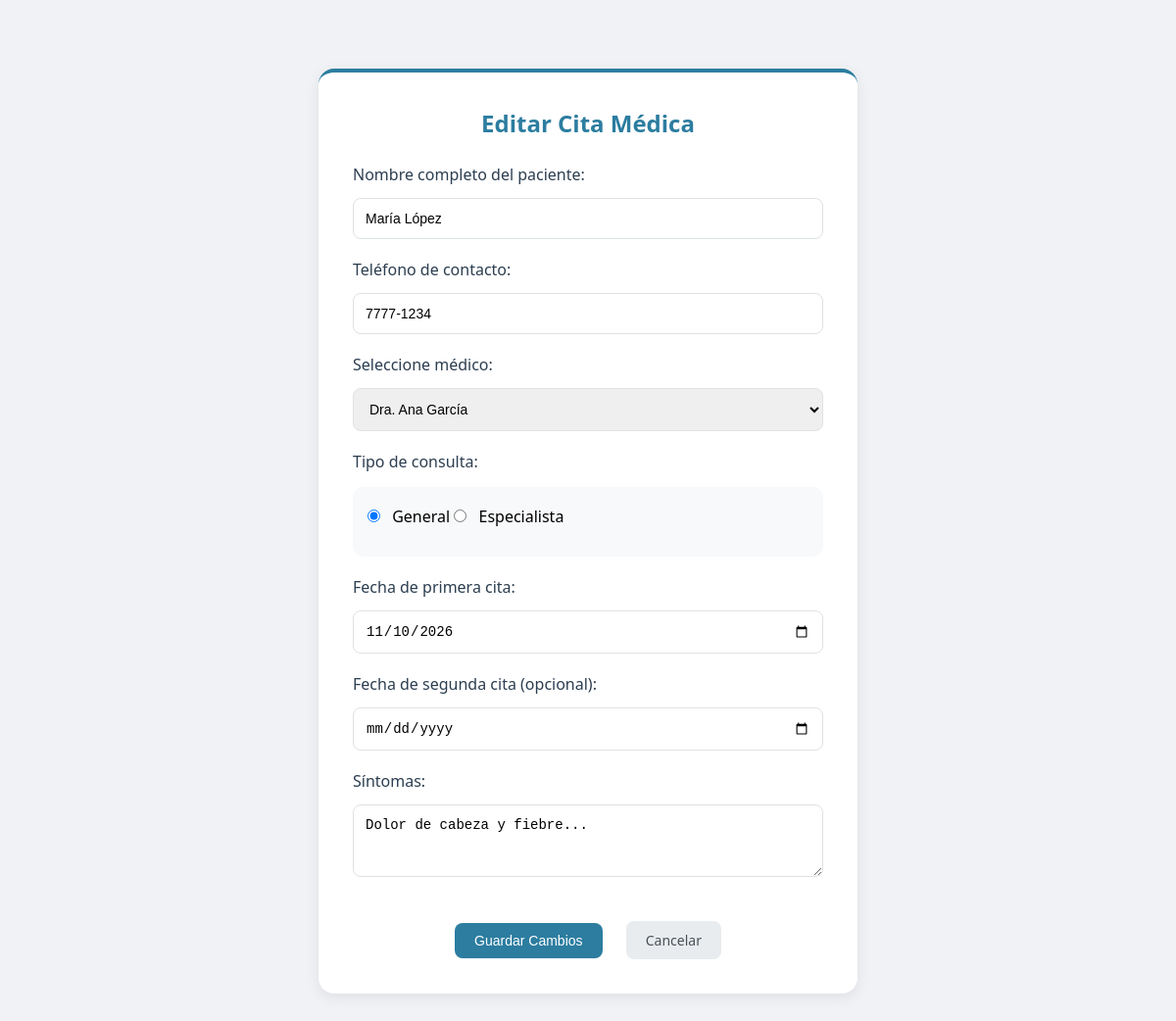
/edit_cita.php?id=1 (signed in), run on the app's committed database.
### tables this page shows
CREATE TABLE `citas_medicas` (
  `id` int(11) NOT NULL,
  `paciente_nombre` varchar(60) NOT NULL,
  `telefono` varchar(9) NOT NULL,
  `medico` varchar(50) NOT NULL,
  `tipo_consulta` varchar(20) NOT NULL,
  `fecha_cita` date NOT NULL,
  `fecha_segunda_cita` date DEFAULT NULL,
  `sintomas` text DEFAULT NULL,
  `fecha_registro` timestamp NOT NULL DEFAULT current_timestamp() ON UPDATE current_timestamp()
);

### edit_cita.php (the view, shortened to what this page needs)
<?php
require_once 'conexion.php';
$medicos = ['Dra. Ana García', 'Dr. José Rodríguez', 'Dra. Marta Sánchez', 'Dr. Luis Pérez'];
$id = $_GET['id'] ?? 0;
$stmt = $conexion->prepare("SELECT * FROM citas_medicas WHERE id = ?");
$stmt->bind_param("i", $id);
$stmt->execute();
$result = $stmt->get_result();
$cita = $result->fetch_assoc();
?>
<!DOCTYPE html>
<html lang="es">
<head>
    <link rel="stylesheet" href="style.css">
</head>
<body>
    <div class="container">
        <div class="form-box">
            <h2>Editar Cita Médica</h2>
            <form method="POST">
                <label>Nombre completo del paciente:</label>
                <input type="text" name="paciente_nombre" value="<?php echo htmlspecialchars($cita['paciente_nombre']); ?>" required>
                <label>Teléfono de contacto:</label>
                <input type="tel" name="telefono" value="<?php echo htmlspecialchars($cita['telefono']); ?>" required>
                <label>Seleccione médico:</label>
                <select name="medico" required>
                    <?php foreach($medicos as $med): ?>
                        <option value="<?php echo $med; ?>" <?php echo ($cita['medico'] == $med) ? 'selected' : ''; ?>><?php echo $med; ?></option>
                    <?php endforeach; ?>
                </select>
                <label>Tipo de consulta:</label>
                <div class="radio-group">
                    <input type="radio" name="tipo_consulta" value="General" <?php echo ($cita['tipo_consulta'] == 'General') ? 'checked' : ''; ?>> General
                    <input type="radio" name="tipo_consulta" value="Especialista" <?php echo ($cita['tipo_consulta'] == 'Especialista') ? 'checked' : ''; ?>> Especialista
                </div>
                <label>Fecha de primera cita:</label>
                <input type="date" name="fecha_cita" value="<?php echo $cita['fecha_cita']; ?>" required>
                <label>Fecha de segunda cita (opcional):</label>
                <input type="date" name="fecha_segunda_cita" value="<?php echo $cita['fecha_segunda_cita']; ?>">
                <label>Síntomas:</label>
                <textarea name="sintomas" rows="3"><?php echo htmlspecialchars($cita['sintomas']); ?></textarea>
                <div class="button-group">
                    <button type="submit" class="btn btn-primary">Guardar Cambios</button>
                    <a href="dashboard.php" class="btn btn-secondary">Cancelar</a>
                </div>
            </form>
        </div>
    </div>
</body>
</html>

### style.css (style rules this page uses)
* { margin: 0; padding: 0; box-sizing: border-box; }
body { font-family: 'Segoe UI', Tahoma, Geneva, Verdana, sans-serif; background: #f0f2f5; min-height: 100vh; padding: 20px; }
.container { max-width: 1300px; margin: 0 auto; }
.btn { padding: 10px 20px; border: none; border-radius: 8px; cursor: pointer; text-decoration: none; display: inline-block; margin: 5px; font-size: 14px; font-weight: 500; transition: all 0.3s ease; }
.btn-primary { background: #2c7da0; color: white; }
.btn-secondary { background: #e9ecef; color: #495057; }
.form-box, .login-box { background: white; padding: 35px; border-radius: 16px; box-shadow: 0 4px 15px rgba(0,0,0,0.08); max-width: 550px; margin: 50px auto; border-top: 4px solid #2c7da0; }
.form-box h2, .login-box h2 { color: #2c7da0; margin-bottom: 25px; text-align: center; font-weight: 600; }
.button-group { text-align: center; margin-top: 20px; }
.button-group .btn { margin: 0 10px; }
input, select, textarea { width: 100%; padding: 12px; margin: 8px 0 20px 0; border: 1px solid #dee2e6; border-radius: 8px; font-size: 14px; transition: all 0.3s; }
.radio-group { margin: 15px 0 20px 0; padding: 15px; background: #f8f9fa; border-radius: 10px; }
.radio-group input[type="radio"] { width: auto; margin-right: 8px; margin-left: 0; }
label { font-weight: 500; color: #2c3e50; display: block; margin-bottom: 5px; }

### data on the page
citas_medicas: paciente_nombre "María López", telefono "7777-1234", medico "Dra. Ana García", tipo_consulta "☑", fecha_cita "11/10/2026", sintomas "Dolor de cabeza y fiebre..."
